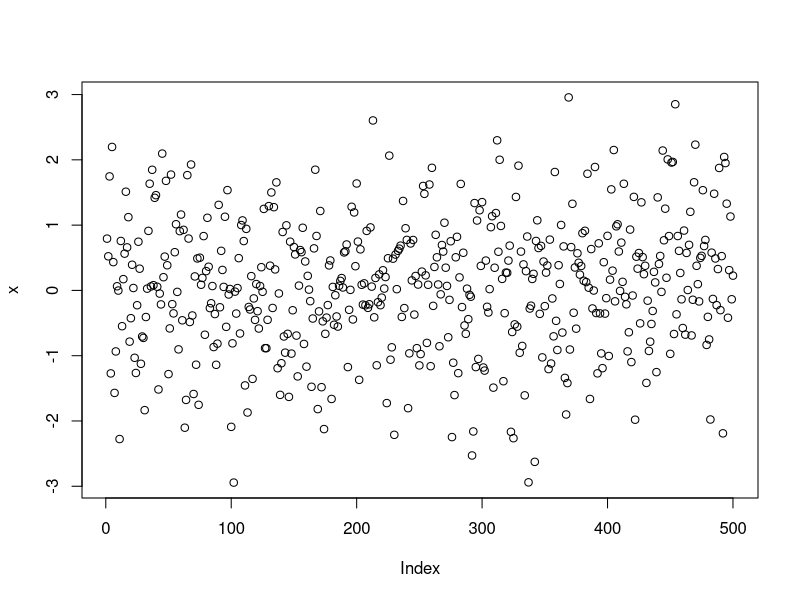
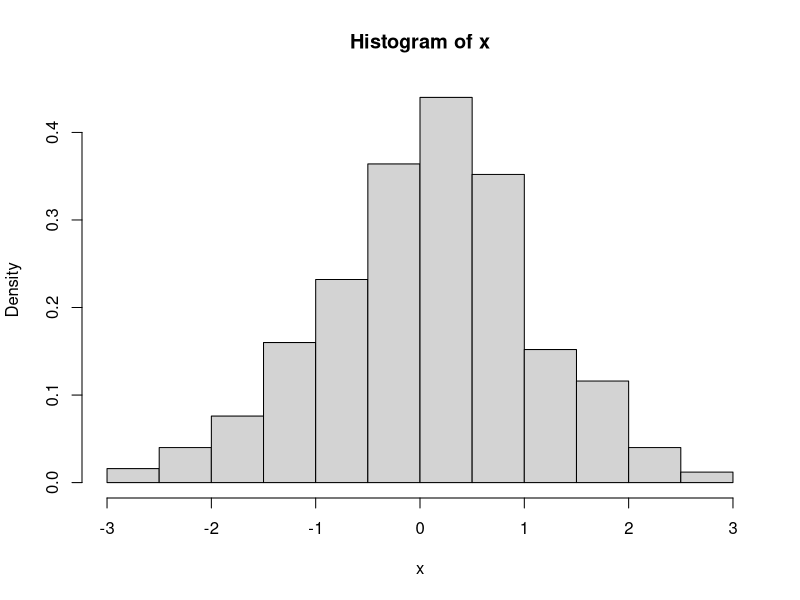

R code for these plots, in order: (Note: this script raises an error after producing the figures.)
###
###   Econometría
###   Clase 2
###

set.seed(21)
x <- rnorm(500)
head(x)
str(x)

plot(x)
hist(x, probability = TRUE)

my_var(x)
var(x)

y <- x*4.5
z <- -x/5
w <- rnorm(500)

a <- cbind(x, y, z, w)
pairs(a)

my_cor(x, y)
cor(a, method = "pearson")
cor(a, method = "kendall")
cor(a,method = "spearman")
